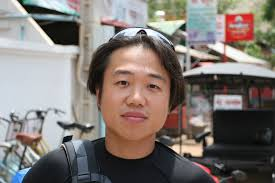
#> input picture images (1).jpg, 275 x 183 px, given in place of Dystonia, Head Tremors, and Depression.mp4, which was not available; the run also reads 1 picture not shown here
$ python aaaa.py   (older library calls are emulated)
#> lines starting #> are read from the running program, lines starting #| are printed output that depends on the picture; after the words box and inside, x2 and y2 are one past the last pixel; in counts of white or black regions, pixels touching at a corner belong together; pictures that were not available may be replaced by others from this repository, and a replacement may not be noted
import cv2 as cv
import numpy as np
import math
import os
import matplotlib.pyplot as plt

cam = cv.VideoCapture("Dystonia, Head Tremors, and Depression.mp4")
drawBackground = cv.imread("dotBackground.png")
face_cascade = cv.CascadeClassifier('haarcascade_frontalface_alt.xml')
dot = list()

def distance(x1, y1, x2, y2):
    y = y2-y1
    x = x2-x1
    return int(math.sqrt(math.pow(x, 2) + math.pow(y, 2)))

def compareImage(img1, img2):
    orb = cv.ORB_create()
    img3 = None

    kp1, des1 = orb.detectAndCompute(img1, None)
    kp2, des2 = orb.detectAndCompute(img2, None)

    bf = cv.BFMatcher(cv.NORM_HAMMING, crossCheck=True)
    matches = bf.match(des1, des2)
    matches = sorted(matches, key=lambda x:x.distance)
    img3 = cv.drawMatches(img1, kp1, img2, kp2, matches[:25], img3, flags=0)

    plt.imshow(img3)
    plt.show()

def compareImage2(compare, cryto):
    compare = cv.cvtColor(compare, cv.COLOR_BGR2GRAY)
    cryto = cv.cvtColor(cryto, cv.COLOR_BGR2GRAY)

    _, thr1 = cv.threshold(compare, 127, 255, 0)
    _, cnt1, _ = cv.findContours(thr1, cv.RETR_TREE, cv.CHAIN_APPROX_SIMPLE)
    print(cnt1)

    _, thr2 = cv.threshold(cryto, 127, 255, 0)
    _, cnt2, _ = cv.findContours(thr2, cv.RETR_TREE, cv.CHAIN_APPROX_SIMPLE)
    print(cnt2)

    cv.drawContours(compare, cnt1, 1, (0, 255, 255), 2)
    cv.drawContours(cryto, cnt2, 1, (0, 255, 255), 2)

    cv.imshow('hihi', compare)
    cv.imshow('hihi2', cryto)

    cv.waitKey(0)

    result = cv.matchShapes(cnt1[0], cnt2[0], 1, 0.0)
    #print(result)

def extractCompareRegion(img):
    returnROI = None
    tmp = cv.cvtColor(img, cv.COLOR_BGR2GRAY)
    img_canny = cv.Canny(tmp, 100, 255)

    aaa = img_canny
    _, contours, _ = cv.findContours(aaa, cv.RETR_TREE, cv.CHAIN_APPROX_SIMPLE)

    if contours:
        maxIdx = 0
        maxArea = cv.contourArea(contours[0])
        for i in range(1, len(contours)):
            if cv.contourArea(contours[i]) > maxArea: maxIdx = i

        x, y, w, h = cv.boundingRect(contours[maxIdx])

        returnROI = img[y:y+h, x:x+w]
        cv.imshow('aaa', returnROI)
        cv.waitKey(0)
        return returnROI
    else:
        print("영역이 없습니다.")

while True:
    ret, frame = cam.read()
#> frame is the input picture: shape (183, 275, 3); mean B, G, R 115, 119.8, 127.8
    if not ret:
        break

    gray = cv.cvtColor(frame, cv.COLOR_BGR2GRAY)
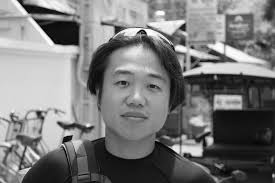
#> gray: shape (183, 275); min 0, max 255, mean 121.7
    faces = face_cascade.detectMultiScale(gray, 1.3, 5, minSize=(30, 30))
#> faces = [[96, 53, 83, 83]]

    for (x, y, w, h) in faces:
        cv.rectangle(frame, (x, y), (x + w, y + h), (255, 0, 0), 2)

        circle_x = int(x+(w/2))
        circle_y = int(y+(h/2))
        facePoint = [circle_x, circle_y]

        if(len(dot)):
            prePoint = dot[len(dot)-1]
            pre_nowD = distance(prePoint[0], prePoint[1], facePoint[0], facePoint[1])
            if pre_nowD > 15 : dot.append(facePoint) # 두 점 사이의 거리가 너무 가까우면 점 목록에 등록하지 않음
            print("Distance", pre_nowD)

            tmp = np.array(dot) # numpy 배열로 등록 이유 -> 함수 내에서 numpy 형 배열을 사용
            cv.polylines(drawBackground, np.int32([tmp]), 1, (255, 255, 0), 2) # 점들을 이용해서 비교 사진에 polyline 들을 그린다.
            cv.polylines(frame, np.int32([tmp]), 1, (255, 255, 0), 2) # 어떻게 그려주는지 보여주기 위함

        else:
            dot.append(facePoint)

        roi_gray = gray[y:y + h, x:x + w]
        roi_color = frame[y:y + h, x:x + w]
#> this loop made 1 pass
#> (w, h, circle_x, circle_y) on pass 1: (83, 83, 137, 94)
#> pass 1, `roi_gray = gray[y:y + h, x:x + w]`:
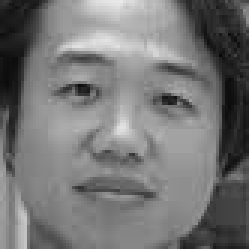
#> roi_gray: shape (83, 83) (shown 3 times larger); min 7, max 233, mean 117.9
#> pass 1, `roi_color = frame[y:y + h, x:x + w]`:
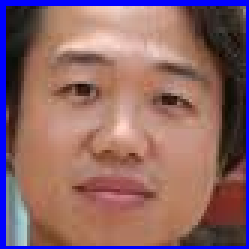
#> roi_color: shape (83, 83, 3) (shown 3 times larger); mean B, G, R 104.1, 101.3, 139.7
#> after the loop:
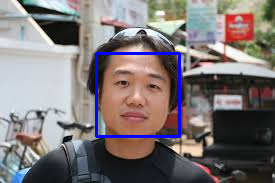
#> frame: shape (183, 275, 3); 1.97% of pixels changed, all inside (x1, y1, x2, y2) = (95, 52, 181, 138)
#> after the loop, dot = [[137, 94]]
    cv.imshow('img', frame)

    if cv.waitKey(30) & 0xFF == ord('q'):
#> (key q is pressed here)
        if os.path.exists("crypto.jpg"): # 암호파일이 존재하면
            crypto = cv.imread("crypto.jpg")
            drawBackground = extractCompareRegion(drawBackground)
            #compareImage2(drawBackground, crypto)

        else:
            drawBackground = extractCompareRegion(drawBackground)
#> in extractCompareRegion, `tmp = cv.cvtColor(img, cv.COLOR_BGR2GRAY)`: tmp: shape (800, 800); every value is 255
#> in extractCompareRegion, `img_canny = cv.Canny(tmp, 100, 255)`: img_canny: shape (800, 800); every value is 0
#> in extractCompareRegion, `_, contours, _ = cv.findContours(aaa, cv.RETR_TREE, cv.CHAIN_APPROX_SI..`: contours = []
            cv.imwrite("crypto.jpg", drawBackground)
            print("암호가 새로 저장되었습니다.")
        break

cv.destroyAllWindows()
quit(0)
#> (the program exits here)
